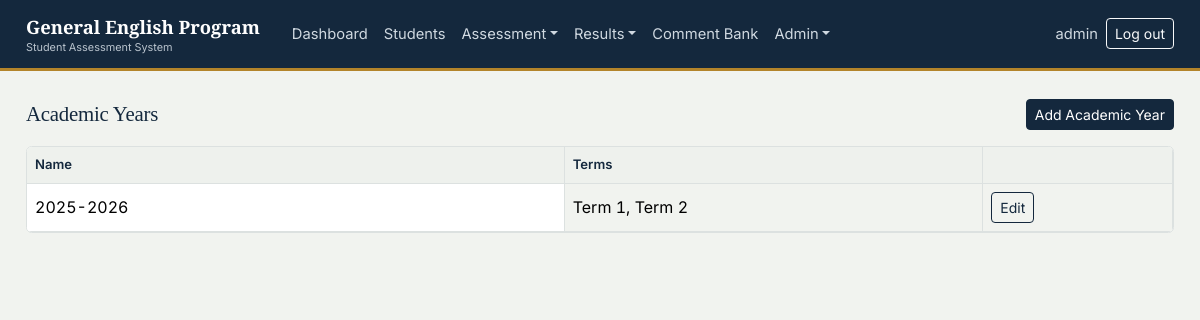
Screenshot of /academic-years/ (signed in) with the database file from the repository.
### gep/models.py (models this page shows, shortened)
class AcademicYear(models.Model):
    name = models.CharField(max_length=20, unique=True)
    class Meta:
        ordering = ['-name']

class Term(models.Model):
    academic_year = models.ForeignKey(AcademicYear, related_name='terms', on_delete=models.CASCADE)
    name = models.CharField(max_length=50)  # "Term 1" / "Term 2"
    order = models.PositiveSmallIntegerField(default=1)
    class Meta:
        ordering = ['academic_year', 'order']
        unique_together = ('academic_year', 'name')

### gep/views.py (the view)
# urls.py: path('academic-years/', views.AcademicYearListView.as_view(), name='academicyear-list'),
class AcademicYearListView(AdminRequiredMixin, LoginRequiredMixin, ListView):
    model = AcademicYear
    template_name = 'gep/academic_years_list.html'
    context_object_name = 'academic_years'
    def get_context_data(self, **kwargs):
        ctx = super().get_context_data(**kwargs)
        ctx['base_template'] = base_template(self.request)
        return ctx

### gep/mixins.py (called while the page is built)
    def test_func(self):
        return self.request.user.is_superuser

### gep/views.py (called while the page is built)
def base_template(request):
    return 'gep/_partial_base.html' if getattr(request, 'htmx', False) else 'gep/base.html'

### gep/templates/gep/academic_years_list.html
{% extends base_template %}
{% block content %}
<div class="d-flex justify-content-between align-items-center mb-3">
  <h2 class="font-serif mb-0" style="font-size:1.3rem;">Academic Years</h2>
  <a href="{% url 'academicyear-create' %}" class="btn btn-primary btn-sm">Add Academic Year</a>
</div>
<div class="grid-wrap">
<table class="table gradebook mb-0">
  <thead><tr><th class="name-col">Name</th><th>Terms</th><th></th></tr></thead>
  <tbody>
    {% for y in academic_years %}
    <tr>
      <td class="name-col">{{ y.name }}</td>
      <td>{% for t in y.terms.all %}{{ t.name }}{% if not forloop.last %}, {% endif %}{% empty %}<span class="text-slate">—</span>{% endfor %}</td>
      <td><a href="{% url 'academicyear-update' y.pk %}" class="btn btn-sm btn-outline-primary">Edit</a></td>
    </tr>
    {% empty %}
    <tr><td colspan="3" class="text-slate">No academic years yet.</td></tr>
    {% endfor %}
  </tbody>
</table>
</div>
{% endblock %}

### gep/templates/gep/base.html (shortened to what this page needs)
{% load static %}<!DOCTYPE html>
<html lang="en">
<head>
<link rel="stylesheet" href="https://cdn.jsdelivr.net/npm/bootstrap@5.3.3/dist/css/bootstrap.min.css">
<link rel="stylesheet" href="https://cdn.jsdelivr.net/npm/bootstrap-icons@1.11.3/font/bootstrap-icons.css">
<link rel="stylesheet" href="{% static 'gep/css/custom.css' %}">
</head>
<body>
{% if user.is_authenticated %}
<nav class="navbar navbar-expand-lg gep-navbar" aria-label="Main navigation">
  <div class="gep-shell d-flex align-items-center w-100 py-0">
    <a class="navbar-brand me-4" href="{% url 'dashboard' %}">
      General English Program
      <small>Student Assessment System</small>
    </a>
    <div class="collapse navbar-collapse" id="navMain">
      <ul class="navbar-nav me-auto">
        <li class="nav-item"><a class="nav-link {% if request.resolver_match.url_name == 'dashboard' %}active{% endif %}" href="{% url 'dashboard' %}">Dashboard</a></li>
        <li class="nav-item"><a class="nav-link {% if request.resolver_match.url_name == 'students' %}active{% endif %}" href="{% url 'students' %}">Students</a></li>
        <li class="nav-item dropdown">
          <a class="nav-link dropdown-toggle" href="#" data-bs-toggle="dropdown">Assessment</a>
        </li>
        <li class="nav-item dropdown">
          <a class="nav-link dropdown-toggle" href="#" data-bs-toggle="dropdown">Results</a>
        </li>
        <li class="nav-item"><a class="nav-link" href="{% url 'comment-bank' %}">Comment Bank</a></li>
        {% if user.is_superuser %}
        <li class="nav-item dropdown">
          <a class="nav-link dropdown-toggle" href="#" data-bs-toggle="dropdown">Admin</a>
        </li>
        {% endif %}
      </ul>
      <ul class="navbar-nav align-items-lg-center">
        <li class="nav-item"><span class="nav-link disabled">{{ user.get_username }}</span></li>
        <li class="nav-item">
          <form method="post" action="{% url 'logout' %}">{% csrf_token %}
            <button type="submit" class="btn btn-sm btn-outline-light">Log out</button>
          </form>
        </li>
      </ul>
    </div>
  </div>
</nav>
{% endif %}
<div class="gep-shell">
  <div id="page-content">
    {% block content %}{% endblock %}
  </div>
</div>
</body>
</html>

### gep/static/gep/css/custom.css (style rules this page uses)
:root { --ink: #14283d; --ink-soft: #1f3b57; --steel: #3d5a73; --brass: #b3842a; --brass-deep: #8f6a20; --paper: #f1f3ef; --surface: #ffffff; --slate: #5b6b7a; --line: #dce1e0; --good: #2f7d5a; --good-bg: #e7f2ec; --warn: #b9832e; --warn-bg: #faf1e2; --bad: #ab3d3d; --bad-bg: #f7e9e9; --excused: #5b6f86; --excused-bg: #eaeef2; --bs-primary: var(--ink); --bs-primary-rgb: 20, 40, 61; --bs-link-color: var(--ink-soft); --bs-link-hover-color: var(--brass-deep); --bs-body-bg: var(--paper); --bs-body-color: #212b33; --bs-border-radius: 0.35rem; --bs-border-radius-sm: 0.25rem; --bs-border-radius-lg: 0.45rem; --bs-font-sans-serif: 'Inter', 'Noto Sans Khmer', -apple-system, sans-serif; }
body { font-family: var(--bs-font-sans-serif); background-color: var(--paper); font-variant-numeric: tabular-nums; }
h1, h2, h3, h4, .font-serif { font-family: 'Source Serif 4', Georgia, serif; color: var(--ink); letter-spacing: -0.01em; }
a { text-decoration: none; }
.gep-navbar { background: var(--ink); border-bottom: 3px solid var(--brass); }
.gep-navbar .navbar-brand { font-family: 'Source Serif 4', Georgia, serif; font-weight: 600; font-size: 1.15rem; color: #fff; }
.gep-navbar .navbar-brand small { display: block; font-family: var(--bs-font-sans-serif); font-size: 0.68rem; color: #b9c3cd; font-weight: 400; margin-top: -2px; }
.gep-navbar .nav-link { color: #cfd8e0; font-size: 0.92rem; padding-top: 0.65rem; padding-bottom: 0.65rem; }
.gep-shell { max-width: 1180px; margin: 0 auto; padding: 1.75rem 1rem 3rem; }
.btn-primary { background-color: var(--ink); border-color: var(--ink); }
.btn-outline-primary { color: var(--ink); border-color: var(--ink); }
.grid-wrap { overflow-x: auto; border: 1px solid var(--line); border-radius: var(--bs-border-radius); background: var(--surface); }
table.gradebook { margin-bottom: 0; border-collapse: separate; border-spacing: 0; }
table.gradebook th, table.gradebook td { vertical-align: middle; white-space: nowrap; border-bottom: 1px solid var(--line); border-right: 1px solid var(--line); }
table.gradebook thead th { background: #eef1ed; color: var(--ink); font-weight: 600; font-size: 0.82rem; position: sticky; top: 0; z-index: 2; }
table.gradebook td.name-col, table.gradebook th.name-col { position: sticky; left: 0; background: var(--surface); z-index: 1; text-align: left; white-space: normal; min-width: 170px; }
table.gradebook thead th.name-col { z-index: 3; background: #eef1ed; }

### rows the page displays
AcademicYear: name "2025-2026"
Term: name "Term 1"
Term: name "Term 2"

### other values shown
{{ user.get_username }} "admin"
